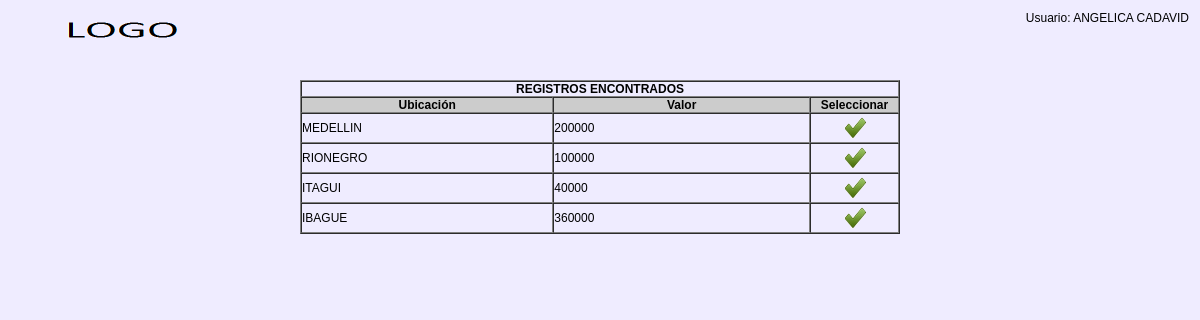
Page /SeleccionarValorTransporte.php (signed in) on the committed database.
### tables this page shows
CREATE TABLE `tb_valor_transporte` (
  `id` int(10) UNSIGNED NOT NULL,
  `ciudad` varchar(100) NOT NULL,
  `valor` double NOT NULL,
  `estado` int(10) NOT NULL
);

### ValorTransporte.php (called while the page is built, shortened)
<?php
require_once 'Conexion.php';
class ValorTransporte{
	public function ValorTransporte($id, $ciudad, $valor, $estado){
		$this->id=trim($id);
		$this->ciudad=trim($ciudad);
		$this->valor=trim($valor);
	}
	public function buscarValorTransporte($select,$palabra){
		$con= new Conexion();
		if($select == "*"){
			$sql = "SELECT * from tb_valor_transporte ";
		}else{
			$sql = "SELECT * from tb_valor_transporte WHERE ".trim($select)." LIKE '%".trim($palabra)."%'";
		}
		$transportes = array();
		$cont = 0;
		$resp = $con->consultar($sql);
		while ($datos = @mysql_fetch_array($resp)){
			$transportes[$cont] = new ValorTransporte($datos['id'],$datos['ciudad'],$datos['valor'],$datos['estado']);
			$cont++;
		}
		return $transportes;
	}
}
?>

### Conexion.php (called while the page is built, shortened)
<?php
class Conexion{
	public $ubicacion_servidor="localhost";
	public $login="root";
	public $password="";
	function conectar(){
		$this->conn = @mysql_connect($this->ubicacion_servidor,$this->login,$this->password);
	}
	function consultar($ssql){
		$this->respuesta = @mysql_query($ssql);
		return $this->respuesta;
	}
}
?>

### SeleccionarValorTransporte.php (the view, shortened to what this page needs)
<?php
 if(!empty($_SESSION["autenticado"]) && $_SESSION["autenticado"] == "1"){
	 include_once 'ValorTransporte.php';
	 $ver_clientes = 0;
	 if(!empty($_SESSION["autenticado"]) && $_SESSION["autenticado"] == "1"){
		 $valortransporte = new ValorTransporte("","","","");
		 $resp = $valortransporte->buscarValorTransporte("*","*");
		 $ver_clientes = 1;
	 }
?>
<!DOCTYPE html PUBLIC "-//W3C//DTD XHTML 1.0 Transitional//EN" "http://www.w3.org/TR/xhtml1/DTD/xhtml1-transitional.dtd">
<html xmlns="http://www.w3.org/1999/xhtml">
<head>
<link href="css/estilos.css" type="text/css" rel="stylesheet">
</head>
<body>
<table width="100%" border="0" cellspacing="0" cellpadding="0">
  <tr>
    <td><form id="form2" name="form2" method="post" action="" class="TablaUsuarios">
      <table width="100%" border="0" cellspacing="0" cellpadding="0">
          <tr>
            <td align="left" valign="middle"><table width="100%" height="35" border="0">
              <tr>
                <td width="196"><img src="imagenes/logoge.png" alt="Himed" width="200" height="40" /></td>
                <td align="right" valign="top"><table width="100%" border="0" cellspacing="0" cellpadding="0">
                  <tr>
                    <td align="right" valign="top"><table width="100%" border="0" cellspacing="0" cellpadding="0">
                        <tr align="right" valign="middle">
                          <td><span class="Estilo6">Usuario: <?php echo $_SESSION["nombre"].' '.$_SESSION['apellido']; ?></span></td>
                          </tr>
                    </table></td>
                  </tr>
                </table></td>
              </tr>
            </table></td>
          </tr>
          <tr>
            <td align="center">&nbsp;</td>
          </tr>
          <tr>
            <td align="center">
			<?php if($ver_clientes == 0){?>
			<p>&nbsp;</p>
			<table width="350" border="0" cellspacing="0" cellpadding="0">
              <tr>
                <td align="center" valign="middle"><table style="background-image:url(imagenes/fondo_buscar.png)" width="320" height="190" border="0" cellpadding="0" cellspacing="0">
                  <tr>
                    <td colspan="3" align="center">&nbsp;</td>
                  </tr>
                  <tr>
                    <td colspan="3" align="center" class="BuscarUsuario">BUSCAR VALOR TRANSPORTE</td>
                  </tr>
                  <tr>
                    <td colspan="3"><input name="tarea" type="hidden" id="tarea"/>
                      <input name="id" type="hidden" id="id"/></td>
                  </tr>
                  <tr>
                    <td width="47%"><span class="BuscarUsuario" >Criterio de busqueda: </span></td>
                    <td width="2%">&nbsp;</td>
                    <td width="51%"><label>
                      <select name="select" style="height: 20px; width: 150px;" id="select" onchange="valcampobusquedaClienteEditar();">
                        <option value="ciudad">Ubicacion</option>
                        <option value="valor">Valor</option>
                        <option value="*">Todos</option>
                      </select>
                    </label></td>
                  </tr>
                  <tr>
                    <td height="19" colspan="3">&nbsp;</td>
                  </tr>
                  <tr>
                    <td height="30"><span class="BuscarUsuario" >Informaci&oacute;n a buscar:</span></td>
                    <td>&nbsp;</td>
                    <td><label>
                    <input name="palabra" type="text" id="palabra" />
</label></td>
                  </tr>
                  <tr>
                    <td colspan="3" align="center"><input type="submit" name="Submit" value="Buscar" /></td>
                    </tr>
                  <tr>
                    <td colspan="3" align="center">&nbsp;</td>
                  </tr>
                </table></td>
              </tr>
            </table>
			<p>
			  <?php }else{
						if(sizeof($resp)!=0){
			?>
			<table width="600" border="1" cellspacing="0" cellpadding="0">
			    <tr>
						    <td colspan="7" align="center"><strong>
                            REGISTROS ENCONTRADOS </strong></td>
					      </tr>
						  <tr align="center">
							<td width="225" bgcolor="#CCCCCC"><strong>Ubicaci&oacute;n</strong></td>
							<td width="229" bgcolor="#CCCCCC"><strong>Valor</strong></td>
							<td width="78" valign="middle" bgcolor="#CCCCCC"><strong>Seleccionar</strong></td>
						  </tr>
						  <?php
							for ($i=0; $i<count($resp); $i++){
								$valor = $resp[$i];
							?>
							<tr align="left" class="TablaUsuarios">
								<td width="225"><?php echo $valor->ciudad; ?></a></td>
								<td width="229"><?php echo $valor->valor; ?></td>
							  <td width="78" align="center" valign="middle"><a href="javascript:seleccionarValorTransporte('seleccionar','<?php echo $valor->id; ?>')"><img src="imagenes/seleccionar.png" width="28" height="28" title="Seleccionar Valor Transporte" /></a></td>
							</tr>
						<?php } ?>
			  </table>
						<?php
						}else{
							echo "No hay resultados para esta consulta";
						}
					}
						?>
			</td>
          </tr>
        </table>
        <p>&nbsp;</p>
    </form>
    </td>
  </tr>
</table>
</body>
</html>
<?php
 }else{
	echo "<script>alert ('No está autenticado en el sistema');</script>";
	echo "<script>window.location.href='index.php';</script>";
 }
?>

### css/estilos.css (style rules this page uses)
body { background-color:#efecff; font-family:Verdana, Geneva, sans-serif; font-size:12px; }
.TablaUsuarios { font-family:Verdana, Arial, Helvetica, sans-serif; font-size: 12px }

### rows in the picture
tb_valor_transporte: ciudad "MEDELLIN", valor "200000"
tb_valor_transporte: ciudad "RIONEGRO", valor "100000"
tb_valor_transporte: ciudad "ITAGUI", valor "40000"
tb_valor_transporte: ciudad "IBAGUE", valor "360000"

### other values in the picture
$_SESSION["nombre"] "ANGELICA"
$_SESSION['apellido'] "CADAVID"
